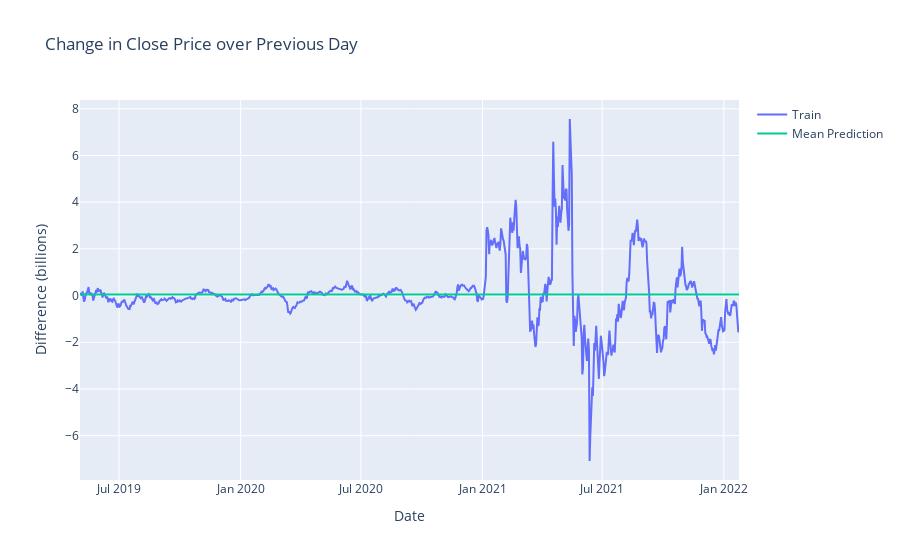

Notebook code cell kept with this figure:
### Code cell
fig = go.Figure()
fig.add_trace(go.Scatter(x=train.index, y=train, mode='lines', name="Train"))
fig.add_trace(go.Scatter(x=test.index, y=test, mode='lines', name="Test"))
fig.add_trace(go.Scatter(x=predictions.index, y=predictions, mode='lines', name="Mean Prediction"))

fig.update_layout(
    yaxis_title="Difference (billions)", 
    xaxis_title="Date",
    title="Change in Close Price over Previous Day"
)
fig.show()

### Figure 1 — Plotly figure (JSON) as saved in the notebook; plotly's stock layout.template omitted (floating-point values rounded to 4 significant figures; data arrays with more than 128 entries replaced by an {"elided": "..."} marker saying what was removed)
{"data": [{"mode": "lines", "name": "Train", "type": "scatter", "x": {"elided": "998 str values"}, "y": {"elided": "998 float values"}}, {"mode": "lines", "name": "Test", "type": "scatter", "x": [], "y": []}, {"mode": "lines", "name": "Mean Prediction", "type": "scatter", "x": {"elided": "998 str values"}, "y": {"elided": "998 float values"}}], "layout": {"title": {"text": "Change in Close Price over Previous Day"}, "xaxis": {"title": {"text": "Date"}}, "yaxis": {"title": {"text": "Difference (billions)"}}}}
